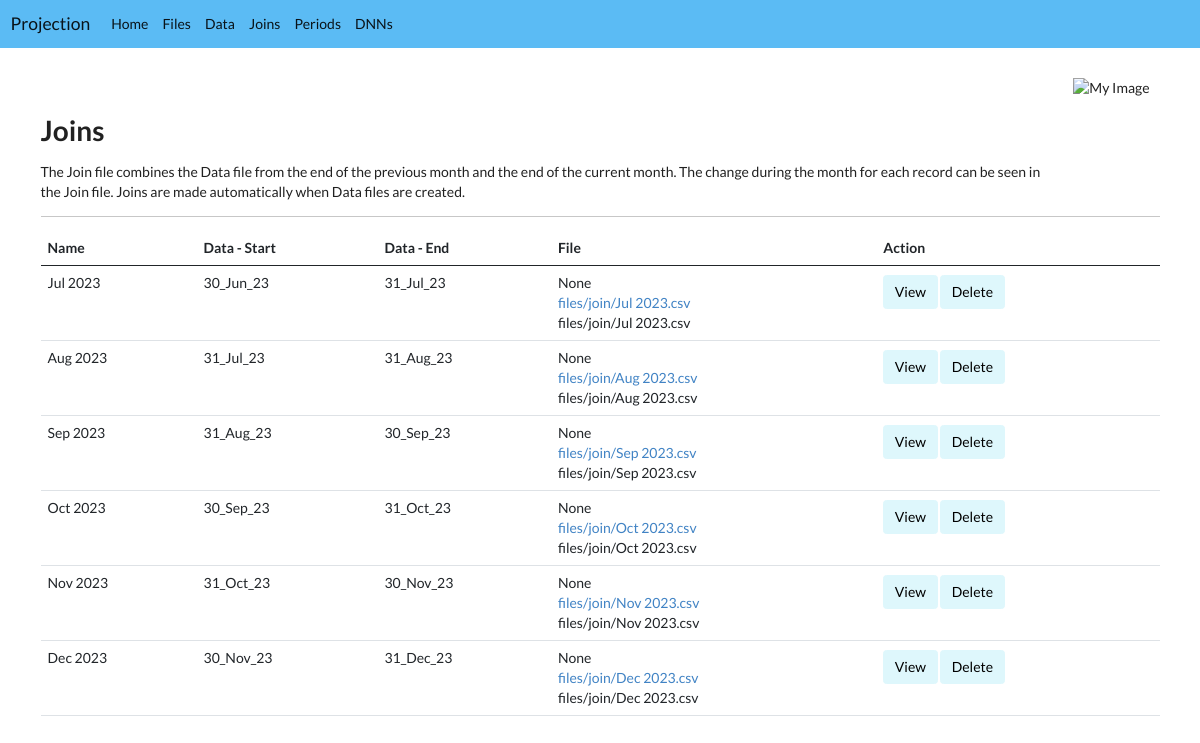
Page /list/join on the committed database.
### app/models.py (models this page shows, shortened)
class Join(Model):
    name = "join"
    name_singular = "Join"
    name_plural = "Joins"
    description = "The Join file combines the Data file from the end of the previous month and the end of the current month. The change during the month for each record can be seen in the Join file. Joins are made automatically when Data files are created."
    name = CharField(max_length=10, null=True)
    start = ForeignKey(Data, blank=True, null=True, on_delete=SET_NULL, related_name="start")
    end = ForeignKey(Data, blank=True, null=True, on_delete=SET_NULL, related_name="end")
    end_date = DateField(null=True, blank=True)
    file = ForeignKey(FileModel, related_name="joint_file", on_delete=SET_NULL, null=True)
    def __str__(self):
        if self.end:
            return self.end.month_string()
        return "No end file"
    def df(self):
        if self.start is None or self.start.file.df() is None:
            print("Problem with start file")
            return None
        if self.end is None or self.end.file.df() is None:
            print("Problem with end file")
            return None
    def files(self):
        return [self.file, ]

class Data(Model):
    name = "data"
    name_singular = "Data"
    name_plural = "Data"
    description = "The Data file contains a snapshot of the portfolio at the end of the relevant month."
    name = CharField(max_length=512, null=True)
    date = DateField(null=True, blank=True)
    file = ForeignKey(FileModel, related_name="data_file", on_delete=SET_NULL, null=True)
    df = None
    index = IntegerField(null=True, blank=True)
    value_factor = FloatField(null=True, blank=True)
    def __str__(self):
        if self.name: return self.name
        else: "No name given"
    def month_string(self):
        return f"{month_string(self.date.month)} {self.date.year}"

class FileModel(Model):
    TYPE_CHOICES = [
        ("start", "Start File"),
        ("end", "End File"),
        ("data", "Data File"),
        ("joint", "Joint File"),
        ("lapse", "Lapse File"),
        ("rate", "Rate File"),
        ("assumption", "Assumption File"),
        ("projection", "Projection File"),
    ]
    name = "file"
    name_singular = "File"
    name_plural = "Files"
    description = "Data, Joins, Periods and DNNs each create files. Those files are listed below. To view a file, click on the relevant button."
    name = CharField(max_length=512)
    time_stamp = DateTimeField(auto_now_add=True, null=True,blank=True)
    last_update = DateTimeField(null=True,blank=True)
    document = FileField(upload_to="files/", blank=True, null=True)
    type = CharField(max_length=100, blank=True, null=True, choices=TYPE_CHOICES)
    def __str__(self):
        if self.name: return self.name
        else: "No name given"
        return self.name
    def df(self):
        try:
            return pd.read_csv(str(self.name))
        except:
            return None
    def df_top(self):
        try:
            df = pd.read_csv(str(self.name), nrows=4)
            return df
        except:
            return
    def df_top_html(self):
        try:
            return self.df_top().to_html(classes=['table', 'table-striped', 'table-center'], index=False, justify='center', formatters=formatters, render_links=True,)
        except:
            return

### app/views.py (the view)
# urls.py: path("list/<model_str>", list, name="list"),
def list(request, model_str):
    model, form = get_model(model_str)
    items = model.objects.all()
    dnns = DNN.objects.all()
    models = [Data, Join, Period, DNN]
    types = ['data', 'join', 'period', 'rate', 'assumption']
    context = {'items': items, 'model_str': model_str, 'models': models, 'types': types, "dnns": dnns, 'model': model}
    return render(request, model_str + "s.html", context)

### app/forms.py (called while the page is built)
def get_model(model_str):
    if model_str == "file": return FileModel, None
    if model_str == "data": return Data, None
    if model_str == "join": return Join, None
    if model_str == "period": return Period, PeriodForm
    if model_str.lower() == "dnn": return DNN, DNNForm
    if model_str == "projection": return Projection, ProjectionForm
    if model_str == "proj_ind": return Proj_Ind, None
    if model_str == "setting": return Setting, SettingForm

### app/utilities.py (called while the page is built)
def month_string(month_number):
    months = {
        1: 'Jan',
        2: 'Feb',
        3: 'Mar',
        4: 'Apr',
        5: 'May',
        6: 'Jun',
        7: 'Jul',
        8: 'Aug',
        9: 'Sep',
        10: 'Oct',
        11: 'Nov',
        12: 'Dec'
    }
    return months.get(month_number, 'Invalid Month')

### app/templates/joins.html
{% extends 'base.html'%}
{% block content %}
<h1>{{ model.name_plural }}</h1>
<p>{{ model.description }}</p>
<hr>
<table class="table">
    <thead class="tablehead">
        <th>Name</th>
        <th>Data - Start</th>
        <th>Data - End</th>
        <th>File</th>
        <th>Action</th>
    </thead>
    {% for item in items %}
            <tr>
        {% if item.df is not None %}
            <td>
                <b>{{ item }} </b><br>
                Shape: {{ item.df.shape }}<br>
                Date: {{ item.end_date }}
            </td>
            <td><a class="btn btn-yak" href="{% url 'item' 'data' item.start.id %}">{{ item.start }}<br>Shape: {{ item.start.file.df.shape }}</a></td>
            <td><a class="btn btn-yak" href="{% url 'item' 'data' item.end.id %}">{{ item.end }}<br>Shape: {{ item.end.file.df.shape }}</a></td>
            <td> {{ item.file.df_top_html | safe }}{% for file in item.files %}<a href="{% url 'item' 'file' file.id %}">{{ file }}</a><br>{% endfor %}</td>
            <td><a class="btn btn-yak" href="{% url 'item' model_str item.id %}">View</a></td>
        {% else %}
            <td>{{ item }}</td>
            <td>{{ item.start }}</td>
            <td>{{ item.end }}</td>
            <td>
                {{ item.file.df_top_html | safe }} <br>
                {% for file in item.files %}<a href="{% url 'item' 'file' file.id %}">{{ file }}</a><br>{% endfor %}
                {{ item.file }}
            </td>
            <td>
                <a class="btn btn-yak" href="{% url 'item' model_str item.id %}">View</a>
                <a class="btn btn-yak" href="{% url 'delete' model_str item.id %}">Delete</a>
            </td>
        {% endif %}
            </tr>
    {% endfor %}
</table>
{% endblock %}

### app/static/styles.css (style rules this page uses)
.btn-yak { color: black; background-color: #DEF7FC; border-color: #DEF7FC; margin-top: 2px; margin-bottom: 2px; }

### rows in the picture
Join: end.date "Jul 2023", start "30_Jun_23", end "31_Jul_23", file.df_top_html "None", file "files/join/Jul 2023.csv"
FileModel: name "files/join/Jul 2023.csv"
Join: end.date "Aug 2023", start "31_Jul_23", end "31_Aug_23", file.df_top_html "None", file "files/join/Aug 2023.csv"
FileModel: name "files/join/Aug 2023.csv"
Join: end.date "Sep 2023", start "31_Aug_23", end "30_Sep_23", file.df_top_html "None", file "files/join/Sep 2023.csv"
FileModel: name "files/join/Sep 2023.csv"
Join: end.date "Oct 2023", start "30_Sep_23", end "31_Oct_23", file.df_top_html "None", file "files/join/Oct 2023.csv"
FileModel: name "files/join/Oct 2023.csv"
Join: end.date "Nov 2023", start "31_Oct_23", end "30_Nov_23", file.df_top_html "None", file "files/join/Nov 2023.csv"
FileModel: name "files/join/Nov 2023.csv"
Join: end.date "Dec 2023", start "30_Nov_23", end "31_Dec_23", file.df_top_html "None", file "files/join/Dec 2023.csv"
FileModel: name "files/join/Dec 2023.csv"

### other values in the picture
{{ model.name_plural }} "Joins"
